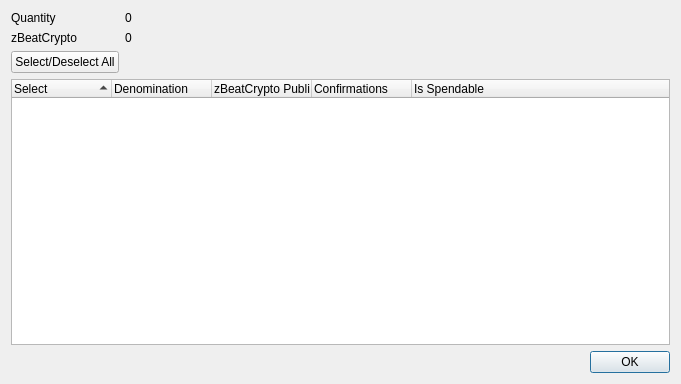
<?xml version="1.0" encoding="UTF-8"?>
<ui version="4.0">
 <class>ZBeatCryptoControlDialog</class>
 <widget class="QDialog" name="ZBeatCryptoControlDialog">
  <property name="geometry">
   <rect>
    <x>0</x>
    <y>0</y>
    <width>681</width>
    <height>384</height>
   </rect>
  </property>
  <property name="minimumSize">
   <size>
    <width>681</width>
    <height>384</height>
   </size>
  </property>
  <property name="windowTitle">
   <string>Select zBeatCrypto to Spend</string>
  </property>
  <layout class="QGridLayout" name="gridLayout">
   <item row="0" column="0">
    <layout class="QFormLayout" name="formLayout">
     <property name="sizeConstraint">
      <enum>QLayout::SetDefaultConstraint</enum>
     </property>
     <item row="0" column="0">
      <widget class="QLabel" name="labelQuantity">
       <property name="text">
        <string>Quantity</string>
       </property>
      </widget>
     </item>
     <item row="0" column="1">
      <widget class="QLabel" name="labelQuantity_int">
       <property name="text">
        <string>0</string>
       </property>
      </widget>
     </item>
     <item row="1" column="0">
      <widget class="QLabel" name="labelZBeatCrypto">
       <property name="text">
        <string>zBeatCrypto</string>
       </property>
      </widget>
     </item>
     <item row="1" column="1">
      <widget class="QLabel" name="labelZBeatCrypto_int">
       <property name="text">
        <string>0</string>
       </property>
      </widget>
     </item>
     <item row="2" column="0">
      <widget class="QPushButton" name="pushButtonAll">
       <property name="text">
        <string>Select/Deselect All</string>
       </property>
      </widget>
     </item>
    </layout>
   </item>
   <item row="1" column="0">
    <layout class="QVBoxLayout" name="verticalLayout">
     <item>
      <widget class="QTreeWidget" name="treeWidget">
       <property name="minimumSize">
        <size>
         <width>0</width>
         <height>250</height>
        </size>
       </property>
       <property name="alternatingRowColors">
        <bool>true</bool>
       </property>
       <property name="sortingEnabled">
        <bool>true</bool>
       </property>
       <property name="columnCount">
        <number>5</number>
       </property>
       <attribute name="headerDefaultSectionSize">
        <number>100</number>
       </attribute>
       <column>
        <property name="text">
         <string notr="true">Select</string>
        </property>
       </column>
       <column>
        <property name="text">
         <string notr="true">Denomination</string>
        </property>
       </column>
       <column>
        <property name="text">
         <string notr="true">zBeatCrypto Public ID</string>
        </property>
       </column>
       <column>
        <property name="text">
         <string notr="true">Confirmations</string>
        </property>
       </column>
       <column>
        <property name="text">
         <string>Is Spendable</string>
        </property>
       </column>
      </widget>
     </item>
     <item>
      <widget class="QDialogButtonBox" name="buttonBox">
       <property name="orientation">
        <enum>Qt::Horizontal</enum>
       </property>
       <property name="standardButtons">
        <set>QDialogButtonBox::Ok</set>
       </property>
      </widget>
     </item>
    </layout>
   </item>
  </layout>
 </widget>
 <resources/>
 <connections>
  <connection>
   <sender>buttonBox</sender>
   <signal>accepted()</signal>
   <receiver>ZBeatCryptoControlDialog</receiver>
   <slot>accept()</slot>
   <hints>
    <hint type="sourcelabel">
     <x>248</x>
     <y>254</y>
    </hint>
    <hint type="destinationlabel">
     <x>157</x>
     <y>274</y>
    </hint>
   </hints>
  </connection>
  <connection>
   <sender>buttonBox</sender>
   <signal>rejected()</signal>
   <receiver>ZBeatCryptoControlDialog</receiver>
   <slot>reject()</slot>
   <hints>
    <hint type="sourcelabel">
     <x>316</x>
     <y>260</y>
    </hint>
    <hint type="destinationlabel">
     <x>286</x>
     <y>274</y>
    </hint>
   </hints>
  </connection>
 </connections>
</ui>
